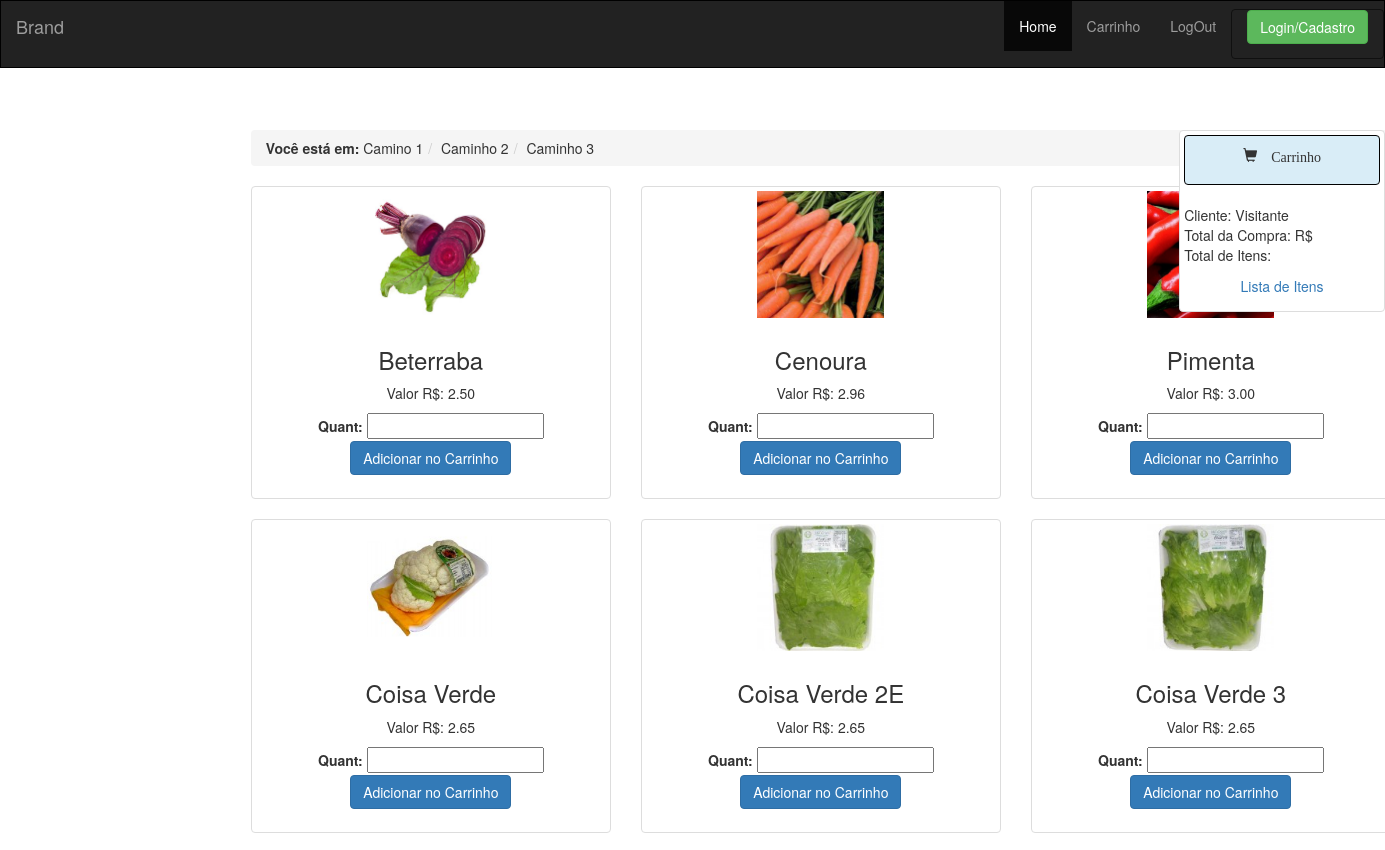
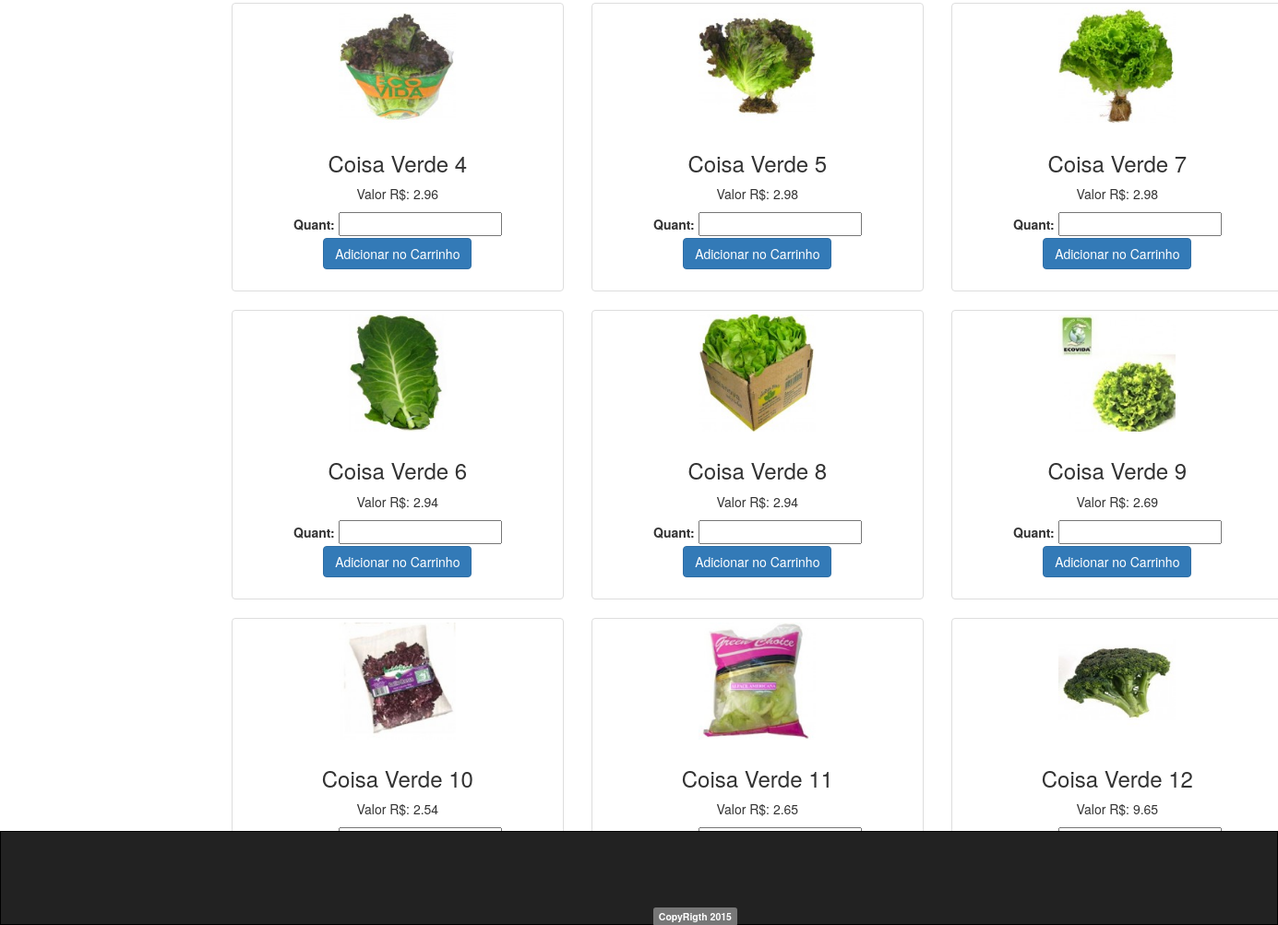
Screenshot of /main.php with the database file from the repository (2 pictures, top to bottom).
### tables this page shows
CREATE TABLE IF NOT EXISTS `produto` (
  `codigo` bigint(20) NOT NULL AUTO_INCREMENT,
  `descricao` varchar(255) DEFAULT NULL,
  `estoque` bigint(20) DEFAULT NULL,
  `preco` float(10,2) DEFAULT NULL,
  `imagem` varchar(255) DEFAULT NULL,
  PRIMARY KEY (`codigo`),
  UNIQUE KEY `codigo` (`codigo`)
);

### controller/BeanShopping.class.php (called while the page is built, shortened)
<?php
require_once(dirname(__FILE__). "/DBSelecte.class.php");
class BeanShopping {
    public function listaProdutos($param = null){
       $listaproduto = new Selecte();
       $produtos = $listaproduto->exeQuery("produto");
       return (Object) $produtos;
    }
}

### controller/DBSelecte.class.php (called while the page is built, shortened)
<?php
class Selecte {
    private $Sql;
    public function exeQuery($tabela) {
        $this->Tabela = $tabela;
        $this->Sql = "Select * from {$this->Tabela}";
        $array = $this->prepareExec();
        return $array->FetchAll(PDO::FETCH_ASSOC);
    }
    private function prepareExec() {
        $this->Conn = new Conneccao();
        $con = $this->Conn->conectar();
        $stmt = $con->prepare($this->Sql);
        $stmt->execute();
        return $stmt;
    }
}

### controller/BeanCliente.class.php (called while the page is built, shortened)
<?php
require_once (dirname(__DIR__) . "/model/Cliente.class.php");
require_once (dirname(__FILE__) . '/DBSelecte.class.php');
class BeanCliente {
    public static function getClienteLogado() {
        if (isset($_SESSION['cliente'])) {
            return $_SESSION['cliente'];
        } else {
            $cliente = new Cliente();
            $cliente->setCodigo('1');
            $cliente->setNome('Visitante');
            return $cliente;
        }
    }
}

### controller/DBInsert.class.php (called while the page is built, shortened)
<?php
require_once dirname(__FILE__) .'/BeanCliente.class.php';
class Insert {
    private $Conn;
    function __construct() {
        $this->Conn = new Conneccao();
    }
    public function saveCarrinho(){
        $cliente = BeanCliente::getClienteLogado();
        $con = $this->Conn->conectar();
        $stmt = $con->prepare("SELECT MAX(codigo) FROM carrinho");
        $stmt->execute();
        $retorno = null;
        foreach ( $stmt->Fetch() as $value) {
            $retorno = $value;
        }
       return $retorno;
    }public function saveItemCar($codcarrinho, $Dados){
        $sql = null;
        $sql = "INSERT INTO itemcarrinho (codigo,carrinho, quantidade, produto) VALUES ";
    foreach ($Dados as $key => $value) {
        $sql .="(NULL,".$codcarrinho .",".$value.",".$key."),";
    }
     $con = $this->Conn->conectar();
    $sql = substr($sql,0,-1);
    $stmt = $con->prepare($sql);
    return $stmt->execute();
    }
}

### model/Cliente.class.php (called while the page is built, shortened)
<?php
class Cliente {
    public $nome;
    function getNome() {
        return $this->nome;
    }
    function setNome($nome) {
        $this->nome = $nome;
    }
}

### main.php (the view, shortened to what this page needs)
<?php
include_once (dirname(__FILE__) . './header.php');
require_once (dirname(__FILE__) . "/controller/BeanShopping.class.php");
require_once (dirname(__FILE__) . "/controller/BeanCliente.class.php");
$cliente = BeanCliente::getClienteLogado();
?>
    <div class="row">
        <div class="col-md-2 ">
        </div>
        <div class="col-md-8">
            <div class="container">
                <ol class="breadcrumb"><strong>Você está em:</strong> <li>Camino 1</li><li>Caminho 2 </li><li>Caminho 3</li></ol>
                <div class="row">
                    <?php
                    $produtos = new BeanShopping();
                    $listaprodutos = $produtos->listaProdutos();
                    foreach ($listaprodutos as $key => $value) {
                        echo "<div class='col-sm-6 col-md-4 center'>
                            <div class='thumbnail'>
                                <img src='./imagens/produtos/{$value['imagem']}' alt='...' height='121px' width='127px'>
                                <div class='caption'>
                                    <h3>{$value['descricao']}</h3>
                                    <p>Valor R$: {$value['preco']}</p>
                                    <form class='formprod' action='".$_SERVER['SCRIPT_NAME']."' method='get'>
                                    <p><input type='hidden'  name='codproducar' class = 'codprodu'/>
                                    <label for='quant'>Quant: </label> <input class='quant' type='number' name='quant' size='3'/>
                                    <button  onclick='' type='submit' class='btn btn-primary addprod' value='{$value['codigo']}' role='button'>Adicionar no Carrinho</button>
                                        </p>
                                    </form>
                                </div>
                            </div>
                        </div>";
                    }
                    ?>
                </div>
            </div>
        </div>
        <div class="col-md-2">
            <div class="thumbnail">
                <div class="caption text-center nav navbar alert-info">
                    <span class="glyphicon glyphicon-shopping-cart"> Carrinho</span>
                </div>
                <ul class="nav">
                    <li class="">Cliente:<?php echo " {$cliente->getNome()}";?> </li>
                    <li class="">Total da Compra: R$ <?php echo "";?> </li>
                    <li>Total de Itens:<?php echo "";?></li>
                    <li><a class="btn btn-link" href="main.php?resumo=true">Lista de Itens</a></li>
                </ul>
            </div>
        </div>
    </div>
<?php
include_once (dirname(__FILE__) . '/footer.php');

### header.php (shortened to what this page needs)
<!DOCTYPE html>
<html>
    <head>
        <link href="/css/layout.css" rel="stylesheet" type="text/css"/>
        <link href="bootstrap/css/bootstrap.min.css" rel="stylesheet">
        <link href="bootstrap/css/style.css" rel="stylesheet">
        <link href="css/layout.css" rel="stylesheet" type="text/css"/>
</head>
<body class="cli">
    <nav class="navbar navbar-default navbar-fixed-top navbar-inverse" role="navigation">
        <div class="navbar-header">
             <a class="navbar-brand" href="#">Brand</a>
        </div>
        <div class="collapse navbar-collapse" id="bs-example-navbar-collapse-1">
            <ul class="nav navbar-nav pull-right">
                <li class="active"><a href="main.php">Home</a></li>
                <li><a class="active" href="carrinho.php">Carrinho</a></li>
                <li><a class="active" href="main.php?logout=true">LogOut</a></li>
                <li>
                    <div class="navbar navbar-form pull-right">
                        <a href="login.php"><button class="btn btn-success">Login/Cadastro</button></a>
                    </div>
                </li>
            </ul>
        </div>
    </nav>

### footer.php (shortened to what this page needs)
 <nav class="navbar navbar-bottom navbar-inverse navbar-fixed-bottom">
                <div class="container">
                    <div class="row">
                        <div class="col-md-3">
                            <br><br><br><br>
                        </div>
                        <div class="col-md-3">
                            <br><br><br><br>
                        </div>
                        <div class="col-md-3">
                            <br><br><br><br>
                        </div>
                        <div class="col-md-3">
                            <br><br><br><br>
                        </div>
                    </div>
                    <div class="row">
                        <div class="col-md-12 col-md-push-6"><spam class="label label-default">CopyRigth 2015</spam></div>
                    </div>
                </nav>
    </body>
</html>

### css/layout.css (style rules this page uses)
.navbar { border: solid 1px black; }
body { padding:0px; margin-top:130px; margin-bottom: 0px; }
.container { order: solid 1px black; }
.center { text-align: center; }

### rows the page displays
produto: imagem (picture), descricao "Beterraba", preco "2.50", $value['codigo'] 1 (drawn)
produto: imagem (picture), descricao "Cenoura", preco "2.96", $value['codigo'] 2 (drawn)
produto: descricao "Pimenta", preco "3.00", $value['codigo'] 3 (drawn)
produto: imagem (picture), descricao "Coisa Verde", preco "2.65", $value['codigo'] 4 (drawn)
produto: imagem (picture), descricao "Coisa Verde 2E", preco "2.65", $value['codigo'] 5 (drawn)
produto: imagem (picture), descricao "Coisa Verde 3", preco "2.65", $value['codigo'] 6 (drawn)
produto: imagem (picture), descricao "Coisa Verde 4", preco "2.96", $value['codigo'] 7 (drawn)
produto: imagem (picture), descricao "Coisa Verde 5", preco "2.98", $value['codigo'] 8 (drawn)
produto: imagem (picture), descricao "Coisa Verde 7", preco "2.98", $value['codigo'] 9 (drawn)
produto: imagem (picture), descricao "Coisa Verde 6", preco "2.94", $value['codigo'] 10 (drawn)
produto: imagem (picture), descricao "Coisa Verde 8", preco "2.94", $value['codigo'] 11 (drawn)
produto: imagem (picture), descricao "Coisa Verde 9", preco "2.69", $value['codigo'] 12 (drawn)
produto: imagem (picture), descricao "Coisa Verde 10", preco "2.54", $value['codigo'] 13 (drawn)
produto: imagem (picture), descricao "Coisa Verde 11", preco "2.65", $value['codigo'] 14 (drawn)
produto: imagem (picture), descricao "Coisa Verde 12", preco "9.65", $value['codigo'] 15 (drawn)

### other values shown
$cliente->getNome() "Visitante"
